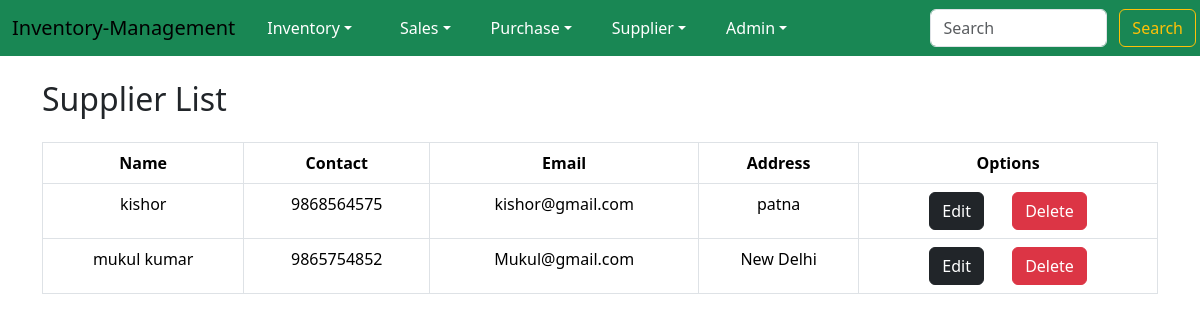
Page /supplier/suppliers-list/ (signed in) on the committed database.
### supplier/models.py (models this page shows, shortened)
class SupplierModel(models.Model):
    name = models.CharField(max_length=100)
    contact = models.IntegerField()
    email = models.EmailField()
    address = models.TextField()

### supplier/views.py (the view)
# urls.py: path('suppliers-list/', views.suppliers_list, name='suppliers-list'),
@login_required
def suppliers_list(request):
    suppliers = SupplierModel.objects.all()
    return render(request, 'supplier/suppliers_list.html', {
        'suppliers': suppliers
    })

### supplier/templates/supplier/suppliers_list.html (shortened to what this page needs)
{% extends 'base.html' %}
{% block content %}
    <div class='container'>
        <h2 class='mt-4'>Supplier List</h2>
        <table class="table mt-4 table-bordered text-center">
            <thead>
              <tr>
                <th scope="col">Name</th>
                <th scope="col">Contact</th>
                <th scope="col">Email</th>
                <th scope="col">Address</th>
                <th scope="col">Options</th>
              </tr>
            </thead>
            <tbody>
                {% for supplier in suppliers %}
                    <tr>
                        <td>{{ supplier.name }}</td>
                        <td>{{ supplier.contact }}</td>
                        <td>{{ supplier.email }}</td>
                        <td>{{ supplier.address }}</td>
                        <td><a class='btn btn-dark me-4' href={% url 'edit-supplier' supplier.name %}>Edit</a>
                            <a class='btn btn-danger' href={% url 'delete-supplier' supplier.name %}>Delete</a></td>
                    </tr>
                {% endfor %}
            </tbody>
          </table>
    </div>
{% endblock %}

### templates/base.html (shortened to what this page needs)
<!DOCTYPE html>
<html lang="en">
<head>
    <link href="https://cdn.jsdelivr.net/npm/bootstrap@5.3.3/dist/css/bootstrap.min.css" rel="stylesheet">
</head>
</head>
<body>
    <nav class="navbar navbar-expand-lg bg-success">
        <div class="container-fluid">
            <a class="navbar-brand" href="#">
                Inventory-Management
            </a>
            <div class="collapse navbar-collapse" id="navbarSupportedContent">
                <ul class="navbar-nav me-auto mb-2 mb-lg-0">
                    {% if not user.is_authenticated %}
                        <li class="nav-item mx-2">
                            <a class="nav-link text-white" href="{% url 'sign-up' %}">Sign Up</a>
                        </li>
                    {% else %}
                            <li class="nav-item dropdown me-4">
                                    <a class="nav-link text-white dropdown-toggle mx-2" href="{% url 'index' %} id="navbarDarkDropdownMenuLink" role="button" data-bs-toggle="dropdown" aria-expanded="false"">Inventory</a>
                                </li>
                                <li class="nav-item dropdown me-4">
                                    <a class="nav-link text-white dropdown-toggle" href="{% url 'index' %} id="navbarDarkDropdownMenuLink" role="button" data-bs-toggle="dropdown" aria-expanded="false"">Sales</a>
                                </li>
                                <li class="nav-item dropdown me-4">
                                    <a class="nav-link text-white dropdown-toggle" href="#" id="navbarDarkDropdownMenuLink" role="button" data-bs-toggle="dropdown" aria-expanded="false">Purchase</a>
                                </li>
                                <li class="nav-item dropdown me-4">
                                    <a class="nav-link text-white dropdown-toggle" href="#" id="navbarDarkDropdownMenuLink" role="button" data-bs-toggle="dropdown" aria-expanded="false">Supplier</a>
                                </li>
                                <li class="nav-item dropdown me-4">
                                    <a class="nav-link text-white dropdown-toggle" href="#" id="navbarDarkDropdownMenuLink" role="button" data-bs-toggle="dropdown" aria-expanded="false">{{user.username|capfirst}}</a>
                                </li>
                            </ul>
                        </div>
                    {% endif %}
            </div>
            <div class="justify-content-end">
                <form class="d-flex" role="search" action='{% url 'search' %}' method="GET">
                    <input class="form-control me-2" type="search" placeholder="Search" aria-label="Search" name='q'>
                    <button class="btn btn-outline-warning mx-1" type="submit">Search</button>
                </form>
            </div>
      </nav>
    {% block content %}
    {% endblock %}
</body>
</html>

### rows in the picture
SupplierModel: name "kishor", contact "9868564575", email "kishor@gmail.com", address "patna"
SupplierModel: name "mukul kumar", contact "9865754852", email "Mukul@gmail.com", address "New Delhi"

### other values in the picture
{{ user.username|capfirst }} "Admin"
